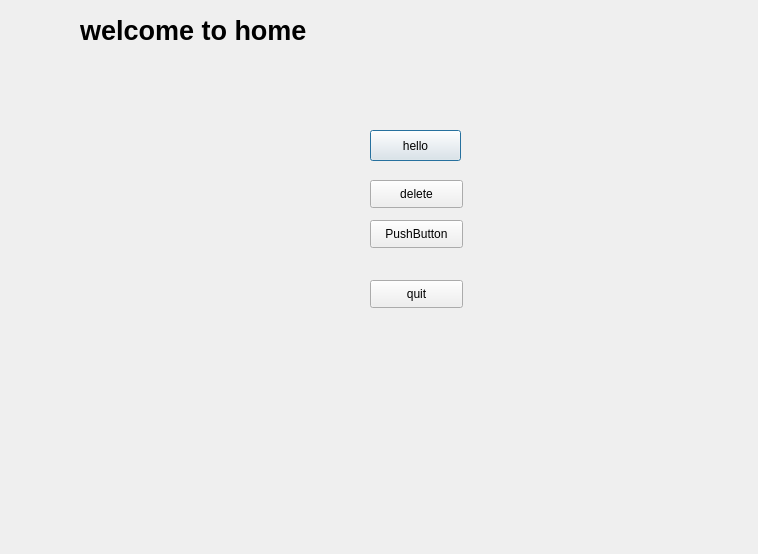
<?xml version="1.0" encoding="UTF-8"?>
<ui version="4.0">
 <class>home</class>
 <widget class="QDialog" name="home">
  <property name="geometry">
   <rect>
    <x>0</x>
    <y>0</y>
    <width>758</width>
    <height>554</height>
   </rect>
  </property>
  <property name="font">
   <font>
    <italic>false</italic>
    <bold>false</bold>
   </font>
  </property>
  <property name="cursor">
   <cursorShape>ArrowCursor</cursorShape>
  </property>
  <property name="windowTitle">
   <string>Dialog</string>
  </property>
  <property name="sizeGripEnabled">
   <bool>false</bool>
  </property>
  <property name="modal">
   <bool>false</bool>
  </property>
  <widget class="QLabel" name="label">
   <property name="geometry">
    <rect>
     <x>80</x>
     <y>10</y>
     <width>301</width>
     <height>41</height>
    </rect>
   </property>
   <property name="minimumSize">
    <size>
     <width>301</width>
     <height>0</height>
    </size>
   </property>
   <property name="font">
    <font>
     <pointsize>20</pointsize>
     <italic>false</italic>
     <bold>true</bold>
     <underline>false</underline>
     <strikeout>false</strikeout>
    </font>
   </property>
   <property name="text">
    <string>welcome to home</string>
   </property>
  </widget>
  <widget class="QPushButton" name="a">
   <property name="geometry">
    <rect>
     <x>370</x>
     <y>130</y>
     <width>91</width>
     <height>31</height>
    </rect>
   </property>
   <property name="text">
    <string>hello</string>
   </property>
  </widget>
  <widget class="QPushButton" name="pushButton">
   <property name="geometry">
    <rect>
     <x>370</x>
     <y>220</y>
     <width>93</width>
     <height>28</height>
    </rect>
   </property>
   <property name="text">
    <string>PushButton</string>
   </property>
  </widget>
  <widget class="QPushButton" name="pushButton_2">
   <property name="geometry">
    <rect>
     <x>370</x>
     <y>180</y>
     <width>93</width>
     <height>28</height>
    </rect>
   </property>
   <property name="text">
    <string>delete</string>
   </property>
  </widget>
  <widget class="QPushButton" name="quit">
   <property name="geometry">
    <rect>
     <x>370</x>
     <y>280</y>
     <width>93</width>
     <height>28</height>
    </rect>
   </property>
   <property name="text">
    <string>quit</string>
   </property>
  </widget>
 </widget>
 <resources/>
 <connections/>
</ui>
